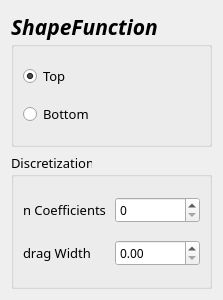
<?xml version="1.0" encoding="UTF-8"?>
<ui version="4.0">
 <class>shapeWidget</class>
 <widget class="QWidget" name="shapeWidget">
  <property name="geometry">
   <rect>
    <x>0</x>
    <y>0</y>
    <width>223</width>
    <height>300</height>
   </rect>
  </property>
  <property name="maximumSize">
   <size>
    <width>16777215</width>
    <height>300</height>
   </size>
  </property>
  <property name="windowTitle">
   <string>Form</string>
  </property>
  <layout class="QGridLayout" name="gridLayout">
   <item row="0" column="0">
    <widget class="QGroupBox" name="groupBox">
     <property name="font">
      <font>
       <family>Noto Serif Thai Med</family>
       <pointsize>16</pointsize>
       <weight>75</weight>
       <italic>true</italic>
       <bold>true</bold>
      </font>
     </property>
     <property name="autoFillBackground">
      <bool>false</bool>
     </property>
     <property name="styleSheet">
      <string notr="true"/>
     </property>
     <property name="title">
      <string>ShapeFunction</string>
     </property>
     <layout class="QGridLayout" name="gridLayout_2">
      <item row="0" column="0">
       <widget class="QRadioButton" name="radioButton_top">
        <property name="font">
         <font>
          <family>Noto Serif Thai Med</family>
          <pointsize>10</pointsize>
          <weight>50</weight>
          <italic>false</italic>
          <bold>false</bold>
         </font>
        </property>
        <property name="text">
         <string>Top</string>
        </property>
        <property name="checked">
         <bool>true</bool>
        </property>
       </widget>
      </item>
      <item row="1" column="0">
       <widget class="QRadioButton" name="radioButton_bot">
        <property name="font">
         <font>
          <family>Noto Serif Thai Med</family>
          <pointsize>10</pointsize>
          <weight>50</weight>
          <italic>false</italic>
          <bold>false</bold>
         </font>
        </property>
        <property name="text">
         <string>Bottom</string>
        </property>
       </widget>
      </item>
     </layout>
    </widget>
   </item>
   <item row="1" column="0">
    <widget class="QGroupBox" name="groupBox_2">
     <property name="font">
      <font>
       <family>Noto Serif Thai Med</family>
       <pointsize>10</pointsize>
       <italic>false</italic>
      </font>
     </property>
     <property name="autoFillBackground">
      <bool>false</bool>
     </property>
     <property name="styleSheet">
      <string notr="true"/>
     </property>
     <property name="title">
      <string>Discretization</string>
     </property>
     <property name="flat">
      <bool>false</bool>
     </property>
     <property name="checkable">
      <bool>false</bool>
     </property>
     <layout class="QGridLayout" name="gridLayout_3">
      <item row="0" column="1">
       <widget class="QSpinBox" name="spinBox_nDisc">
        <property name="font">
         <font>
          <family>Source Code Pro</family>
          <pointsize>9</pointsize>
          <italic>false</italic>
         </font>
        </property>
       </widget>
      </item>
      <item row="0" column="0">
       <widget class="QLabel" name="label">
        <property name="font">
         <font>
          <family>Noto Serif Thai Med</family>
          <pointsize>10</pointsize>
          <italic>false</italic>
         </font>
        </property>
        <property name="text">
         <string>n Coefficients</string>
        </property>
       </widget>
      </item>
      <item row="1" column="0">
       <widget class="QLabel" name="label_2">
        <property name="font">
         <font>
          <family>Noto Serif Thai Med</family>
          <pointsize>10</pointsize>
          <italic>false</italic>
         </font>
        </property>
        <property name="text">
         <string>drag Width</string>
        </property>
       </widget>
      </item>
      <item row="1" column="1">
       <widget class="QDoubleSpinBox" name="doubleSpinBox_dragWidth">
        <property name="font">
         <font>
          <family>Source Code Pro</family>
          <pointsize>9</pointsize>
          <italic>false</italic>
         </font>
        </property>
       </widget>
      </item>
     </layout>
    </widget>
   </item>
  </layout>
 </widget>
 <resources/>
 <connections/>
</ui>
